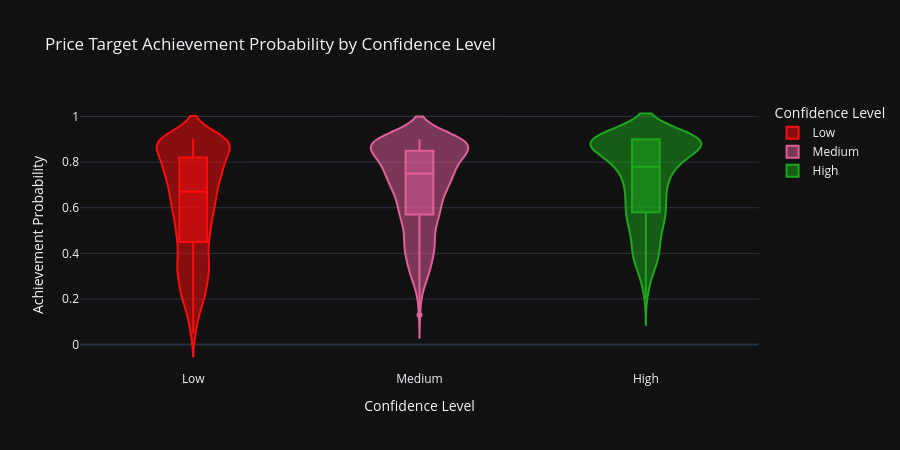

The cell this chart's notebook holds for it:
### Markdown cell above
### 5.1 Achievement Probability Distribution by Confidence Level

### Code cell
fig = px.violin(
    pt,
    x="confidence_level",
    y="achievement_probability",
    color="confidence_level",
    box=True,
    points="outliers",
    title="Price Target Achievement Probability by Confidence Level",
    labels={
        "achievement_probability": "Achievement Probability",
        "confidence_level": "Confidence Level",
    },
    category_orders={"confidence_level": ["Low", "Medium", "High"]},
    color_discrete_sequence=[COLORS[3], COLORS[1], COLORS[2]],
    template=PLOTLY_TEMPLATE,
    height=450,
)
fig.show()

### Figure 1 — Plotly figure (JSON) as saved in the notebook; plotly's stock layout.template omitted (floating-point values rounded to 4 significant figures; data arrays with more than 128 entries replaced by an {"elided": "..."} marker saying what was removed)
{"data": [{"alignmentgroup": "True", "box": {"visible": true}, "hovertemplate": "Confidence Level=%{x}<br>Achievement Probability=%{y}<extra></extra>", "legendgroup": "Low", "marker": {"color": "#FB0D0D"}, "name": "Low", "offsetgroup": "Low", "orientation": "v", "points": "outliers", "scalegroup": "True", "showlegend": true, "x": {"elided": "2730 str values"}, "x0": " ", "xaxis": "x", "y": {"elided": "2730 float values"}, "y0": " ", "yaxis": "y", "type": "violin"}, {"alignmentgroup": "True", "box": {"visible": true}, "hovertemplate": "Confidence Level=%{x}<br>Achievement Probability=%{y}<extra></extra>", "legendgroup": "Medium", "marker": {"color": "#E15F99"}, "name": "Medium", "offsetgroup": "Medium", "orientation": "v", "points": "outliers", "scalegroup": "True", "showlegend": true, "x": {"elided": "952 str values"}, "x0": " ", "xaxis": "x", "y": {"elided": "952 float values"}, "y0": " ", "yaxis": "y", "type": "violin"}, {"alignmentgroup": "True", "box": {"visible": true}, "hovertemplate": "Confidence Level=%{x}<br>Achievement Probability=%{y}<extra></extra>", "legendgroup": "High", "marker": {"color": "#1CA71C"}, "name": "High", "offsetgroup": "High", "orientation": "v", "points": "outliers", "scalegroup": "True", "showlegend": true, "x": {"elided": "505 str values"}, "x0": " ", "xaxis": "x", "y": {"elided": "505 float values"}, "y0": " ", "yaxis": "y", "type": "violin"}], "layout": {"xaxis": {"anchor": "y", "domain": [0.0, 1.0], "title": {"text": "Confidence Level"}, "categoryorder": "array", "categoryarray": ["Low", "Medium", "High"]}, "yaxis": {"anchor": "x", "domain": [0.0, 1.0], "title": {"text": "Achievement Probability"}}, "legend": {"title": {"text": "Confidence Level"}, "tracegroupgap": 0}, "title": {"text": "Price Target Achievement Probability by Confidence Level"}, "violinmode": "overlay", "height": 450}}
